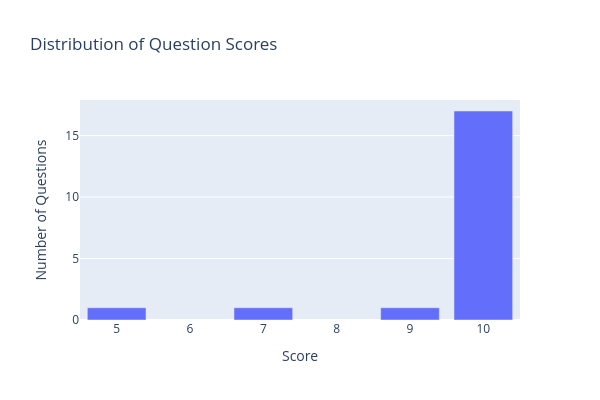

The notebook cell this image was saved under:
### Markdown cell above
Run the following code to graph the distribution of question scores.

### Code cell
from collections import Counter

score_counter = Counter(r["score"] for r in responses)

px.bar(
    x=score_counter.keys(),
    y=score_counter.values(),
    width=600,
    height=400,
    title="Distribution of Question Scores",
    labels={"x": "Score", "y": "Number of Questions"},
).show()

### Figure 1 — Plotly figure (JSON) as saved in the notebook; plotly's stock layout.template omitted (floating-point values rounded to 4 significant figures)
{"data": [{"hovertemplate": "Score=%{x}<br>Number of Questions=%{y}<extra></extra>", "legendgroup": "", "marker": {"color": "#636efa", "pattern": {"shape": ""}}, "name": "", "orientation": "v", "showlegend": false, "textposition": "auto", "type": "bar", "x": [10, 7, 9, 5], "xaxis": "x", "y": [17, 1, 1, 1], "yaxis": "y"}], "layout": {"barmode": "relative", "height": 400, "legend": {"tracegroupgap": 0}, "title": {"text": "Distribution of Question Scores"}, "width": 600, "xaxis": {"anchor": "y", "domain": [0, 1], "title": {"text": "Score"}}, "yaxis": {"anchor": "x", "domain": [0, 1], "title": {"text": "Number of Questions"}}}}
